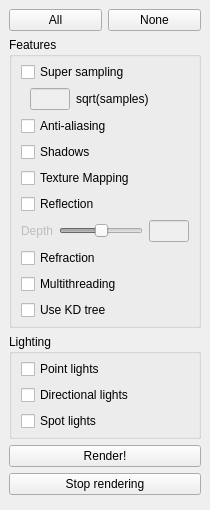
  <widget class="QDockWidget" name="rayDock">
   <property name="windowTitle">
    <string>&amp;Ray</string>
   </property>
   <attribute name="dockWidgetArea">
    <number>1</number>
   </attribute>
   <widget class="QWidget" name="rayDockContents">
    <layout class="QVBoxLayout" name="verticalLayout_4">
     <item>
      <widget class="QWidget" name="rayAllOrNone" native="true">
       <layout class="QHBoxLayout" name="horizontalLayout">
        <property name="leftMargin">
         <number>0</number>
        </property>
        <property name="topMargin">
         <number>0</number>
        </property>
        <property name="rightMargin">
         <number>0</number>
        </property>
        <property name="bottomMargin">
         <number>0</number>
        </property>
        <item>
         <widget class="QPushButton" name="rayAllButton">
          <property name="text">
           <string>All</string>
          </property>
         </widget>
        </item>
        <item>
         <widget class="QPushButton" name="rayNoneButton">
          <property name="text">
           <string>None</string>
          </property>
         </widget>
        </item>
       </layout>
      </widget>
     </item>
     <item>
      <widget class="QGroupBox" name="rayFeatures">
       <property name="title">
        <string>Features</string>
       </property>
       <layout class="QVBoxLayout" name="verticalLayout_11">
        <property name="topMargin">
         <number>5</number>
        </property>
        <property name="bottomMargin">
         <number>5</number>
        </property>
        <item>
         <widget class="QCheckBox" name="raySuperSamping">
          <property name="text">
           <string>Super sampling</string>
          </property>
         </widget>
        </item>
        <item>
         <widget class="QWidget" name="raySuperSamples" native="true">
          <property name="sizePolicy">
           <sizepolicy hsizetype="Preferred" vsizetype="Preferred">
            <horstretch>0</horstretch>
            <verstretch>0</verstretch>
           </sizepolicy>
          </property>
          <layout class="QGridLayout" name="gridLayout_7">
           <property name="topMargin">
            <number>0</number>
           </property>
           <property name="bottomMargin">
            <number>0</number>
           </property>
           <property name="horizontalSpacing">
            <number>6</number>
           </property>
           <item row="1" column="1">
            <widget class="QLabel" name="raySuperSamplesLabel">
             <property name="sizePolicy">
              <sizepolicy hsizetype="Preferred" vsizetype="Preferred">
               <horstretch>0</horstretch>
               <verstretch>0</verstretch>
              </sizepolicy>
             </property>
             <property name="text">
              <string>sqrt(samples)</string>
             </property>
            </widget>
           </item>
           <item row="1" column="0">
            <widget class="QLineEdit" name="raySuperSamplesTextbox">
             <property name="enabled">
              <bool>false</bool>
             </property>
             <property name="sizePolicy">
              <sizepolicy hsizetype="Expanding" vsizetype="Fixed">
               <horstretch>0</horstretch>
               <verstretch>0</verstretch>
              </sizepolicy>
             </property>
             <property name="minimumSize">
              <size>
               <width>40</width>
               <height>0</height>
              </size>
             </property>
             <property name="maximumSize">
              <size>
               <width>40</width>
               <height>16777215</height>
              </size>
             </property>
             <property name="text">
              <string/>
             </property>
            </widget>
           </item>
          </layout>
         </widget>
        </item>
        <item>
         <widget class="QCheckBox" name="rayAntiAliasing">
          <property name="text">
           <string>Anti-aliasing</string>
          </property>
         </widget>
        </item>
        <item>
         <widget class="QCheckBox" name="rayShadows">
          <property name="text">
           <string>Shadows</string>
          </property>
         </widget>
        </item>
        <item>
         <widget class="QCheckBox" name="rayTextureMapping">
          <property name="text">
           <string>Texture Mapping</string>
          </property>
         </widget>
        </item>
        <item>
         <widget class="QCheckBox" name="rayReflection">
          <property name="text">
           <string>Reflection</string>
          </property>
         </widget>
        </item>
        <item>
         <widget class="QWidget" name="reflectionDepth" native="true">
          <property name="enabled">
           <bool>true</bool>
          </property>
          <layout class="QGridLayout" name="gridLayout_18">
           <property name="leftMargin">
            <number>0</number>
           </property>
           <property name="topMargin">
            <number>0</number>
           </property>
           <property name="rightMargin">
            <number>0</number>
           </property>
           <property name="bottomMargin">
            <number>0</number>
           </property>
           <item row="0" column="0">
            <widget class="QLabel" name="reflectionDepthLabel">
             <property name="enabled">
              <bool>false</bool>
             </property>
             <property name="text">
              <string>Depth</string>
             </property>
            </widget>
           </item>
           <item row="0" column="2">
            <widget class="QLineEdit" name="reflectionDepthEdit">
             <property name="enabled">
              <bool>false</bool>
             </property>
             <property name="maximumSize">
              <size>
               <width>40</width>
               <height>16777215</height>
              </size>
             </property>
            </widget>
           </item>
           <item row="0" column="1">
            <widget class="QSlider" name="reflectionDepthSlider">
             <property name="enabled">
              <bool>false</bool>
             </property>
             <property name="minimum">
              <number>-360</number>
             </property>
             <property name="maximum">
              <number>360</number>
             </property>
             <property name="orientation">
              <enum>Qt::Horizontal</enum>
             </property>
            </widget>
           </item>
          </layout>
         </widget>
        </item>
        <item>
         <widget class="QCheckBox" name="rayRefraction">
          <property name="text">
           <string>Refraction</string>
          </property>
         </widget>
        </item>
        <item>
         <widget class="QCheckBox" name="rayMultiThreading">
          <property name="text">
           <string>Multithreading</string>
          </property>
         </widget>
        </item>
        <item>
         <widget class="QCheckBox" name="rayUseKDTree">
          <property name="text">
           <string>Use KD tree</string>
          </property>
         </widget>
        </item>
       </layout>
      </widget>
     </item>
     <item>
      <widget class="QGroupBox" name="rayLighting">
       <property name="title">
        <string>Lighting</string>
       </property>
       <layout class="QVBoxLayout" name="verticalLayout_9">
        <property name="topMargin">
         <number>5</number>
        </property>
        <property name="bottomMargin">
         <number>5</number>
        </property>
        <item>
         <widget class="QCheckBox" name="rayPointLights">
          <property name="text">
           <string>Point lights</string>
          </property>
         </widget>
        </item>
        <item>
         <widget class="QCheckBox" name="rayDirectionalLights">
          <property name="text">
           <string>Directional lights</string>
          </property>
         </widget>
        </item>
        <item>
         <widget class="QCheckBox" name="raySpotLights">
          <property name="text">
           <string>Spot lights</string>
          </property>
         </widget>
        </item>
       </layout>
      </widget>
     </item>
     <item>
      <widget class="QPushButton" name="rayRenderButton">
       <property name="text">
        <string>Render!</string>
       </property>
      </widget>
     </item>
     <item>
      <widget class="QPushButton" name="rayStopRenderingButton">
       <property name="text">
        <string>Stop rendering</string>
       </property>
      </widget>
     </item>
     <item>
      <widget class="QWidget" name="rayDockEmptySpace" native="true">
       <property name="sizePolicy">
        <sizepolicy hsizetype="Preferred" vsizetype="Expanding">
         <horstretch>0</horstretch>
         <verstretch>0</verstretch>
        </sizepolicy>
       </property>
      </widget>
     </item>
    </layout>
   </widget>
  </widget>
